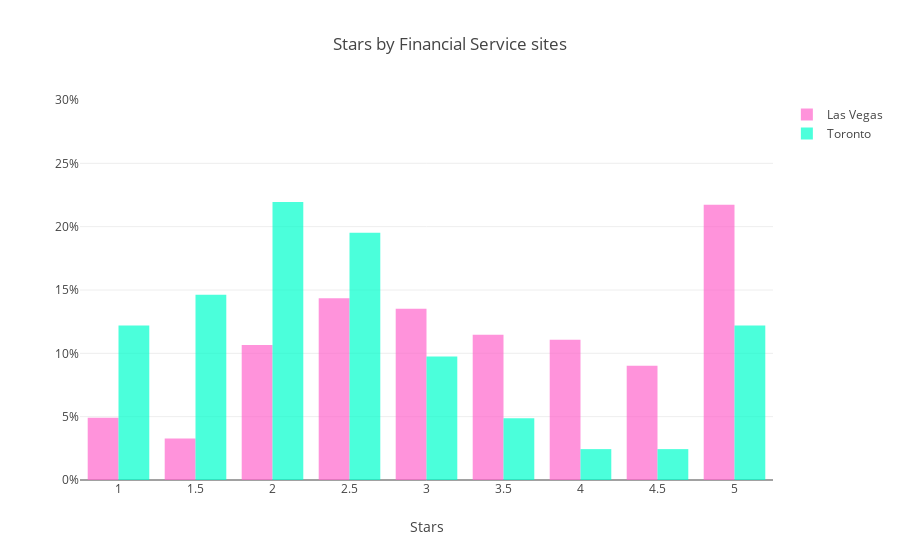

Notebook source saved alongside this figure:
### Code cell
# 比較同為金融服務，但不同據點的星等
import plotly.plotly as py
import plotly.graph_objs as go

trace1 = go.Bar(
    x=['1.0','', '1.5', '', '2.0','','2.5', '', '3.0','', '3.5','', '4.0','', '4.5','', '5.0',''],
    y=df_stars_type.loc[:, ('city', 'Las Vegas_F')] / df_stars_type.loc[:, ('city', 'Las Vegas_F')].sum(),
    name='Las Vegas',
    marker=dict(
        color='#ff66cc'
    ),
    opacity=0.7
)

trace2 = go.Bar(
    x=['1.0','', '1.5', '', '2.0','','2.5', '', '3.0','', '3.5','', '4.0','', '4.5','', '5.0',''],
    y=df_stars_type.loc[:, ('city', 'Toronto_F')] / df_stars_type.loc[:, ('city', 'Toronto_F')].sum(),
    name='Toronto',
    marker=dict(
        color='#00ffcc'
    ),
    opacity=0.7
)

data = [trace1, trace2]
layout = go.Layout(
    title='Stars by Financial Service sites ',
    barmode='group',
    xaxis=dict(
        title='Stars'
    ),
    yaxis = dict(
        tickformat=',.0%',
        range=[0,0.3]
    )
)

fig = go.Figure(data=data, layout=layout)
iplot(fig, filename='stars-by-Financial Service-sites-rouped-bar')

### Figure 1 — Plotly figure (JSON) as saved in the notebook; plotly's stock layout.template omitted (floating-point values rounded to 4 significant figures)
{"data": [{"marker": {"color": "#ff66cc"}, "name": "Las Vegas", "opacity": 0.7, "type": "bar", "x": ["1.0", "", "1.5", "", "2.0", "", "2.5", "", "3.0", "", "3.5", "", "4.0", "", "4.5", "", "5.0", ""], "y": [0.04918, 0, 0.03279, 0, 0.1066, 0, 0.1434, 0, 0.1352, 0, 0.1148, 0, 0.1107, 0, 0.09016, 0, 0.2172, 0]}, {"marker": {"color": "#00ffcc"}, "name": "Toronto", "opacity": 0.7, "type": "bar", "x": ["1.0", "", "1.5", "", "2.0", "", "2.5", "", "3.0", "", "3.5", "", "4.0", "", "4.5", "", "5.0", ""], "y": [0.122, 0, 0.1463, 0, 0.2195, 0, 0.1951, 0, 0.09756, 0, 0.04878, 0, 0.02439, 0, 0.02439, 0, 0.122, 0]}], "layout": {"barmode": "group", "title": "Stars by Financial Service sites ", "xaxis": {"title": "Stars"}, "yaxis": {"range": [0, 0.3], "tickformat": ",.0%"}}}
